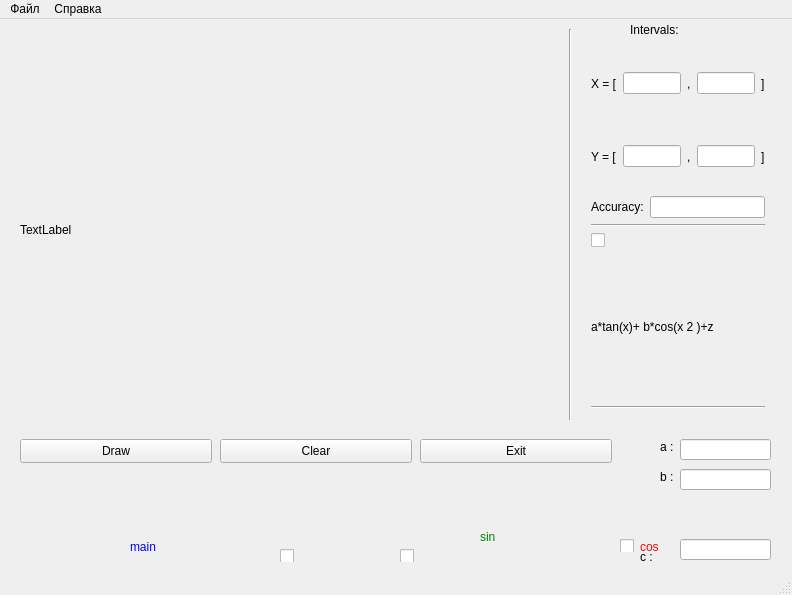
<?xml version="1.0" encoding="UTF-8"?>
<ui version="4.0">
 <class>MainWindow</class>
 <widget class="QMainWindow" name="MainWindow">
  <property name="geometry">
   <rect>
    <x>0</x>
    <y>0</y>
    <width>792</width>
    <height>595</height>
   </rect>
  </property>
  <property name="windowTitle">
   <string>MainWindow</string>
  </property>
  <widget class="QWidget" name="centralWidget">
   <widget class="Line" name="line">
    <property name="geometry">
     <rect>
      <x>560</x>
      <y>10</y>
      <width>20</width>
      <height>391</height>
     </rect>
    </property>
    <property name="orientation">
     <enum>Qt::Vertical</enum>
    </property>
   </widget>
   <widget class="QLabel" name="label">
    <property name="geometry">
     <rect>
      <x>630</x>
      <y>0</y>
      <width>81</width>
      <height>21</height>
     </rect>
    </property>
    <property name="text">
     <string>Intervals:</string>
    </property>
   </widget>
   <widget class="QLabel" name="outputGraph">
    <property name="geometry">
     <rect>
      <x>20</x>
      <y>20</y>
      <width>541</width>
      <height>381</height>
     </rect>
    </property>
    <property name="text">
     <string>TextLabel</string>
    </property>
   </widget>
   <widget class="QWidget" name="layoutWidget">
    <property name="geometry">
     <rect>
      <x>580</x>
      <y>20</y>
      <width>196</width>
      <height>381</height>
     </rect>
    </property>
    <layout class="QVBoxLayout" name="verticalLayout_6">
     <item>
      <layout class="QVBoxLayout" name="verticalLayout_5">
       <item>
        <layout class="QVBoxLayout" name="verticalLayout_4">
         <item>
          <layout class="QVBoxLayout" name="verticalLayout_3">
           <item>
            <layout class="QHBoxLayout" name="horizontalLayout_4">
             <item>
              <layout class="QHBoxLayout" name="horizontalLayout">
               <item>
                <widget class="QLabel" name="label_2">
                 <property name="text">
                  <string>X = [</string>
                 </property>
                </widget>
               </item>
               <item>
                <widget class="QLineEdit" name="inputLeftX"/>
               </item>
              </layout>
             </item>
             <item>
              <layout class="QHBoxLayout" name="horizontalLayout_3">
               <item>
                <layout class="QHBoxLayout" name="horizontalLayout_2">
                 <item>
                  <widget class="QLabel" name="label_3">
                   <property name="text">
                    <string>,</string>
                   </property>
                  </widget>
                 </item>
                 <item>
                  <widget class="QLineEdit" name="inputRightX"/>
                 </item>
                </layout>
               </item>
               <item>
                <widget class="QLabel" name="label_4">
                 <property name="text">
                  <string>]</string>
                 </property>
                </widget>
               </item>
              </layout>
             </item>
            </layout>
           </item>
           <item>
            <layout class="QHBoxLayout" name="horizontalLayout_5">
             <item>
              <layout class="QHBoxLayout" name="horizontalLayout_6">
               <item>
                <widget class="QLabel" name="label_5">
                 <property name="text">
                  <string>Y = [</string>
                 </property>
                </widget>
               </item>
               <item>
                <widget class="QLineEdit" name="inputLeftY"/>
               </item>
              </layout>
             </item>
             <item>
              <layout class="QHBoxLayout" name="horizontalLayout_7">
               <item>
                <layout class="QHBoxLayout" name="horizontalLayout_8">
                 <item>
                  <widget class="QLabel" name="label_6">
                   <property name="text">
                    <string>,</string>
                   </property>
                  </widget>
                 </item>
                 <item>
                  <widget class="QLineEdit" name="inputRightY"/>
                 </item>
                </layout>
               </item>
               <item>
                <widget class="QLabel" name="label_7">
                 <property name="text">
                  <string>]</string>
                 </property>
                </widget>
               </item>
              </layout>
             </item>
            </layout>
           </item>
          </layout>
         </item>
         <item>
          <layout class="QHBoxLayout" name="horizontalLayout_9">
           <item>
            <widget class="QLabel" name="label_8">
             <property name="text">
              <string>Accuracy:</string>
             </property>
            </widget>
           </item>
           <item>
            <widget class="QLineEdit" name="inputAccuracy"/>
           </item>
          </layout>
         </item>
        </layout>
       </item>
       <item>
        <widget class="Line" name="line_3">
         <property name="orientation">
          <enum>Qt::Horizontal</enum>
         </property>
        </widget>
       </item>
       <item>
        <layout class="QVBoxLayout" name="verticalLayout_2">
         <item>
          <layout class="QHBoxLayout" name="horizontalLayout_11">
           <item>
            <layout class="QHBoxLayout" name="horizontalLayout_10"/>
           </item>
          </layout>
         </item>
         <item>
          <layout class="QHBoxLayout" name="horizontalLayout_12"/>
         </item>
         <item>
          <layout class="QHBoxLayout" name="horizontalLayout_13"/>
         </item>
        </layout>
       </item>
      </layout>
     </item>
     <item>
      <layout class="QVBoxLayout" name="verticalLayout">
       <item>
        <widget class="QCheckBox" name="tg">
         <property name="maximumSize">
          <size>
           <width>55</width>
           <height>16777215</height>
          </size>
         </property>
         <property name="text">
          <string/>
         </property>
        </widget>
       </item>
       <item>
        <widget class="QLabel" name="label_12">
         <property name="text">
          <string>&lt;html&gt;&lt;head/&gt;&lt;body&gt;&lt;p&gt;a*tan(x)+ b*cos(x 2 )+z&lt;/p&gt;&lt;/body&gt;&lt;/html&gt;</string>
         </property>
        </widget>
       </item>
       <item>
        <widget class="Line" name="line_2">
         <property name="orientation">
          <enum>Qt::Horizontal</enum>
         </property>
        </widget>
       </item>
      </layout>
     </item>
    </layout>
   </widget>
   <widget class="QLineEdit" name="line_a">
    <property name="geometry">
     <rect>
      <x>680</x>
      <y>420</y>
      <width>91</width>
      <height>21</height>
     </rect>
    </property>
   </widget>
   <widget class="QLineEdit" name="line_b">
    <property name="geometry">
     <rect>
      <x>680</x>
      <y>450</y>
      <width>91</width>
      <height>21</height>
     </rect>
    </property>
   </widget>
   <widget class="QLineEdit" name="line_c">
    <property name="geometry">
     <rect>
      <x>680</x>
      <y>520</y>
      <width>91</width>
      <height>21</height>
     </rect>
    </property>
   </widget>
   <widget class="QLabel" name="label_13">
    <property name="geometry">
     <rect>
      <x>660</x>
      <y>420</y>
      <width>16</width>
      <height>16</height>
     </rect>
    </property>
    <property name="text">
     <string>a :</string>
    </property>
   </widget>
   <widget class="QLabel" name="label_14">
    <property name="geometry">
     <rect>
      <x>660</x>
      <y>450</y>
      <width>16</width>
      <height>16</height>
     </rect>
    </property>
    <property name="text">
     <string>b :</string>
    </property>
   </widget>
   <widget class="QLabel" name="label_15">
    <property name="geometry">
     <rect>
      <x>640</x>
      <y>530</y>
      <width>16</width>
      <height>16</height>
     </rect>
    </property>
    <property name="text">
     <string>c :</string>
    </property>
   </widget>
   <widget class="QLabel" name="label_11">
    <property name="geometry">
     <rect>
      <x>640</x>
      <y>520</y>
      <width>122</width>
      <height>16</height>
     </rect>
    </property>
    <property name="text">
     <string>&lt;font color=red&gt;cos</string>
    </property>
   </widget>
   <widget class="QCheckBox" name="cos">
    <property name="geometry">
     <rect>
      <x>620</x>
      <y>520</y>
      <width>60</width>
      <height>13</height>
     </rect>
    </property>
    <property name="maximumSize">
     <size>
      <width>60</width>
      <height>16777215</height>
     </size>
    </property>
    <property name="text">
     <string/>
    </property>
   </widget>
   <widget class="QLabel" name="label_10">
    <property name="geometry">
     <rect>
      <x>480</x>
      <y>510</y>
      <width>122</width>
      <height>16</height>
     </rect>
    </property>
    <property name="text">
     <string>&lt;font color=green&gt;sin</string>
    </property>
   </widget>
   <widget class="QCheckBox" name="sin">
    <property name="geometry">
     <rect>
      <x>400</x>
      <y>530</y>
      <width>60</width>
      <height>13</height>
     </rect>
    </property>
    <property name="maximumSize">
     <size>
      <width>60</width>
      <height>16777215</height>
     </size>
    </property>
    <property name="text">
     <string/>
    </property>
   </widget>
   <widget class="QCheckBox" name="main">
    <property name="geometry">
     <rect>
      <x>280</x>
      <y>530</y>
      <width>55</width>
      <height>13</height>
     </rect>
    </property>
    <property name="maximumSize">
     <size>
      <width>55</width>
      <height>16777215</height>
     </size>
    </property>
    <property name="font">
     <font>
      <italic>false</italic>
      <underline>false</underline>
      <kerning>true</kerning>
     </font>
    </property>
    <property name="text">
     <string/>
    </property>
   </widget>
   <widget class="QLabel" name="label_9">
    <property name="geometry">
     <rect>
      <x>130</x>
      <y>520</y>
      <width>188</width>
      <height>16</height>
     </rect>
    </property>
    <property name="text">
     <string>&lt;font color=blue&gt;  main</string>
    </property>
   </widget>
   <widget class="QPushButton" name="draw">
    <property name="geometry">
     <rect>
      <x>20</x>
      <y>420</y>
      <width>192</width>
      <height>24</height>
     </rect>
    </property>
    <property name="text">
     <string>Draw</string>
    </property>
   </widget>
   <widget class="QPushButton" name="clear">
    <property name="geometry">
     <rect>
      <x>220</x>
      <y>420</y>
      <width>192</width>
      <height>24</height>
     </rect>
    </property>
    <property name="text">
     <string>Clear</string>
    </property>
   </widget>
   <widget class="QPushButton" name="exit">
    <property name="geometry">
     <rect>
      <x>420</x>
      <y>420</y>
      <width>192</width>
      <height>24</height>
     </rect>
    </property>
    <property name="text">
     <string>Exit</string>
    </property>
   </widget>
  </widget>
  <widget class="QMenuBar" name="menuBar">
   <property name="geometry">
    <rect>
     <x>0</x>
     <y>0</y>
     <width>792</width>
     <height>22</height>
    </rect>
   </property>
   <widget class="QMenu" name="menu">
    <property name="title">
     <string>Файл</string>
    </property>
    <addaction name="action"/>
    <addaction name="separator"/>
    <addaction name="action_3"/>
   </widget>
   <widget class="QMenu" name="menu_2">
    <property name="title">
     <string>Справка</string>
    </property>
   </widget>
   <addaction name="menu"/>
   <addaction name="menu_2"/>
  </widget>
  <widget class="QStatusBar" name="statusBar"/>
  <action name="action">
   <property name="text">
    <string>Сохранить картинку</string>
   </property>
  </action>
  <action name="action_3">
   <property name="text">
    <string>Выход</string>
   </property>
  </action>
 </widget>
 <layoutdefault spacing="6" margin="11"/>
 <resources/>
 <connections/>
</ui>
